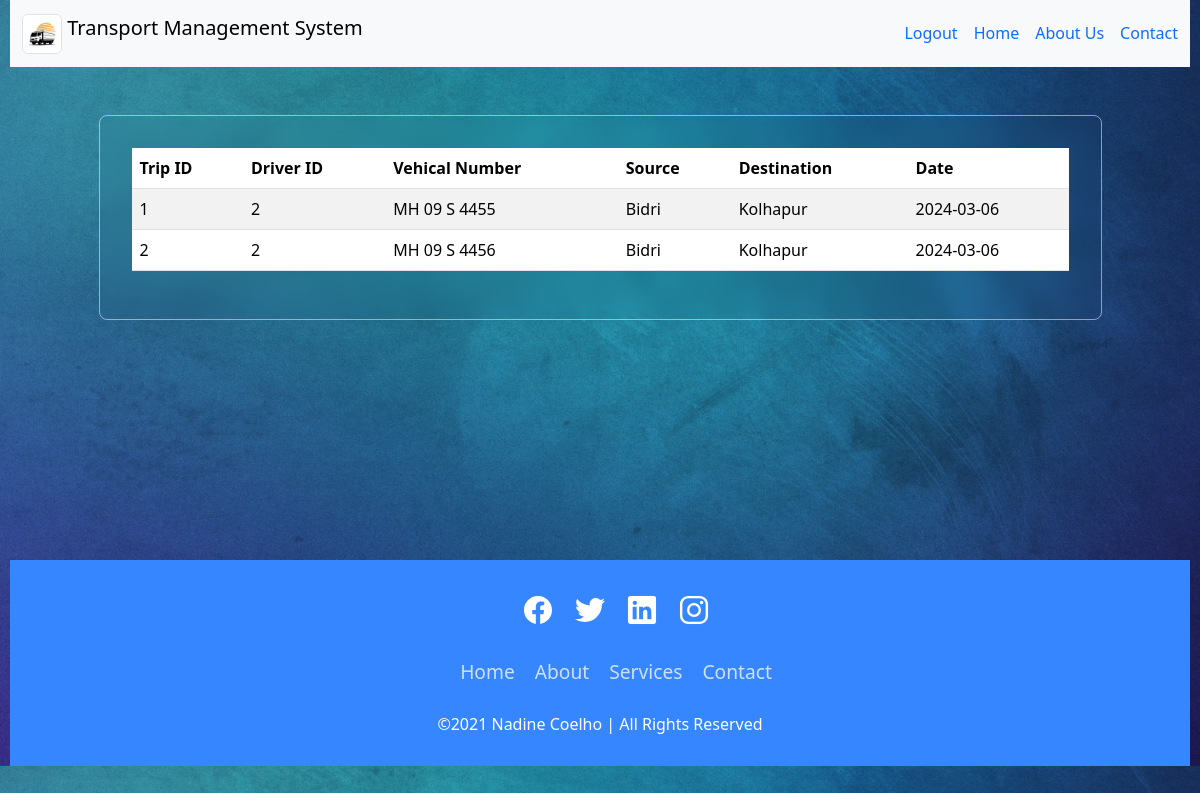
The page /trip_log.php (signed in) on the database its author committed.
### tables this page shows
CREATE TABLE `trips` (
  `id` int(11) NOT NULL,
  `driver_id` int(11) NOT NULL,
  `vehical_number` varchar(255) NOT NULL,
  `source` varchar(255) NOT NULL,
  `destination` varchar(255) NOT NULL,
  `date` date NOT NULL
);

### trip_log.php (the view, shortened to what this page needs)
<!DOCTYPE html>
<html lang="en">
<head>
    <link href="https://cdn.jsdelivr.net/npm/bootstrap@5.3.2/dist/css/bootstrap.min.css" rel="stylesheet">
    <link rel="stylesheet" href="https://cdnjs.cloudflare.com/ajax/libs/font-awesome/6.5.1/css/all.min.css">
    <link rel="stylesheet" href="trip_log.css">
</head>
<body>
    <?php include 'navbar.php'; ?>
    <section class="trips">
        <table class="table table-striped">
            <thead>
                <tr>
                    <th>Trip ID</th>
                    <th>Driver ID</th>
                    <th>Vehical Number</th>
                    <th>Source</th>
                    <th>Destination</th>
                    <th>Date</th>
                </tr>
            </thead>
            <tbody>
                <?php
                    include 'db_connection.php';
                    $sql = "SELECT * FROM trips";
                    $result = $conn->query($sql);
                    if ($result->num_rows > 0) {
                        while ($row = $result->fetch_assoc()) {
                            echo "<tr>";
                            echo "<td>" . $row['id'] . "</td>";
                            echo "<td>" . $row['driver_id'] . "</td>";
                            echo "<td>" . $row['vehical_number'] . "</td>";
                            echo "<td>" . $row['source'] . "</td>";
                            echo "<td>" . $row['destination'] . "</td>";
                            echo "<td>" . $row['date'] . "</td>";
                            echo "</tr>";
                        }
                    } else {
                        echo "<tr><td colspan='7'>No trips found</td></tr>";
                    }
                ?>
            </tbody>
        </table>
    </section>
    <?php include_once('footer.php'); ?>
</body>
</html>

### trip_log.css (style rules this page uses)
body { width: 100%; padding: 0 10px; background: url("./images/bg1.jpg"), #000; background-position: center; background-size: cover; }
.trips { width: 85%; margin: 3em auto; padding: 2em; border-radius: 8px; border: 1px solid rgba(255, 255, 255, 0.5); backdrop-filter: blur(9px); -webkit-backdrop-filter: blur(9px); }

### rows shown on the page
trips: id "1", driver "2", vehical_number "MH 09 S 4455", source "Bidri", destination "Kolhapur", date "2024-03-06"
trips: id "2", driver "2", vehical_number "MH 09 S 4456", source "Bidri", destination "Kolhapur", date "2024-03-06"
